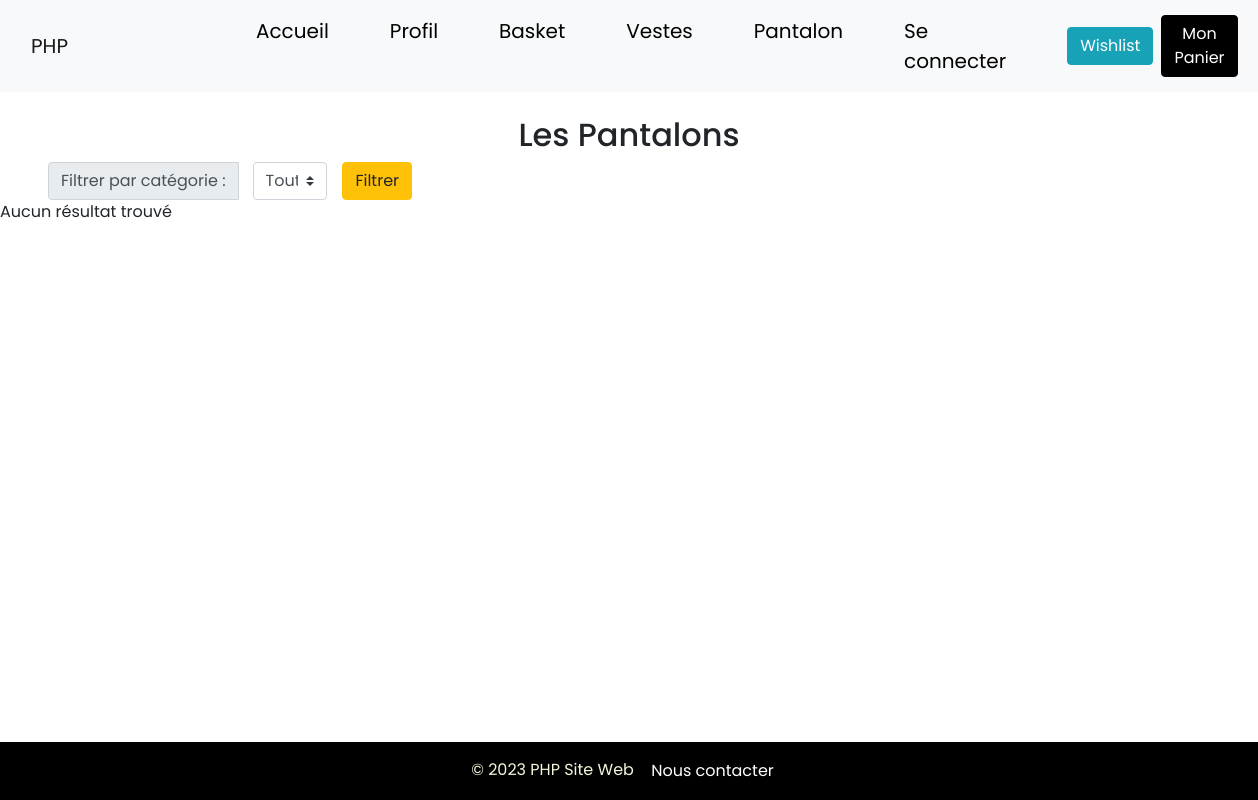
The app's page /pages/pantalon.php?category=Femme, older data.
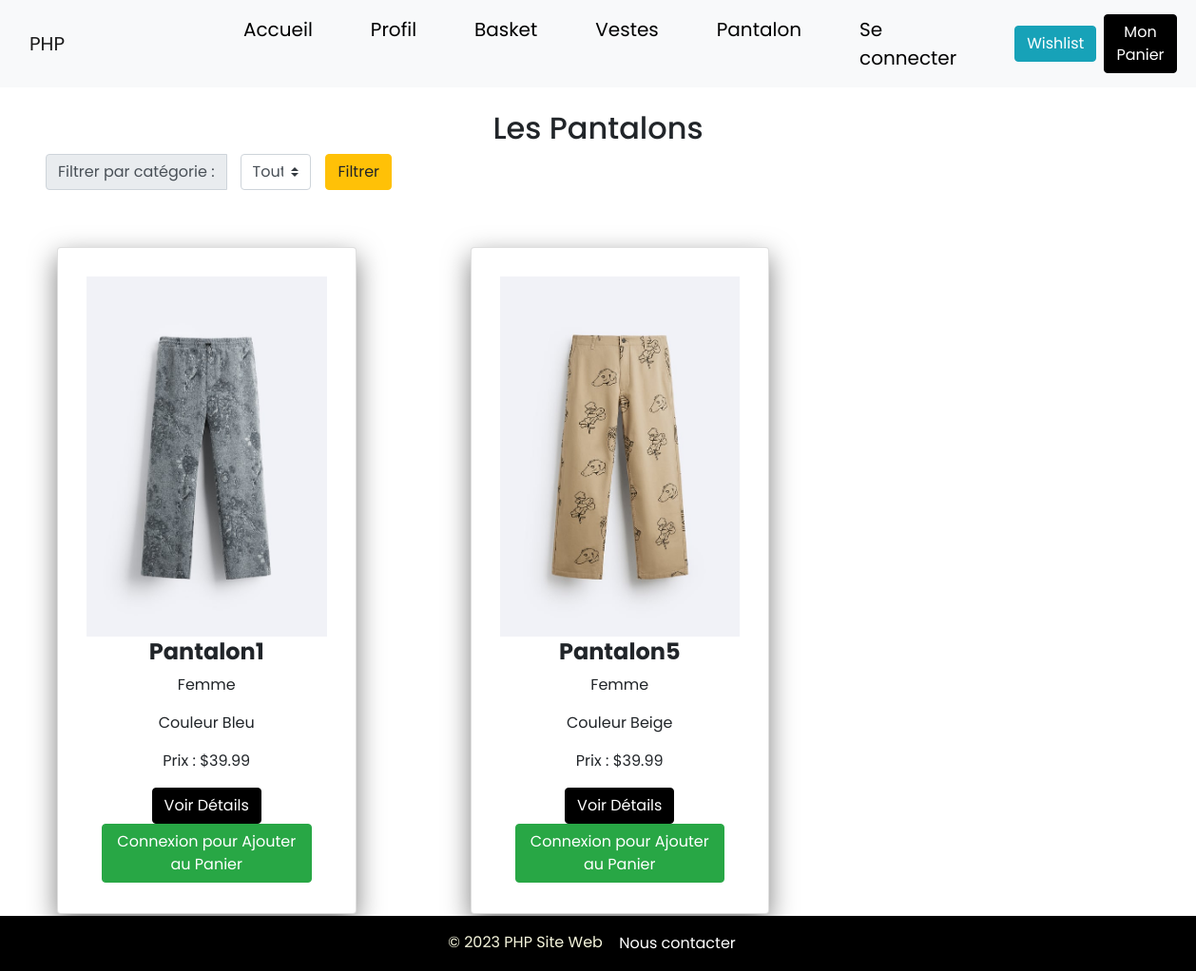
The same page, newer data.
### tables this page shows
CREATE TABLE IF NOT EXISTS pantalon (
    id_pantalon INT AUTO_INCREMENT PRIMARY KEY,
    nom VARCHAR(100) NOT NULL,
    description TEXT,
    prix DECIMAL(10, 2) NOT NULL,
    image_url VARCHAR(255) NOT NULL,
    note_moyenne DECIMAL(2,1) DEFAULT NULL,
    category VARCHAR(255) NOT NULL
) AUTO_INCREMENT=100;

### pages/pantalon.php (the view, shortened to what the changed rows need)
<?php
$servername = "localhost";
$username = "root";
$password = "";
$database = "dbphp";
$conn = new mysqli($servername, $username, $password, $database);
$filter_category = isset($_GET['category']) ? $_GET['category'] : '';
$sql = "SELECT id_pantalon, nom, description, prix, image_url, category FROM pantalon";
if (!empty($filter_category)) {
    $sql .= " WHERE category = '$filter_category'";
}
$result = $conn->query($sql);
?>
<!DOCTYPE html>
<html lang="en">
<head>
    <link rel="stylesheet" href="https://maxcdn.bootstrapcdn.com/bootstrap/4.5.2/css/bootstrap.min.css">
    <link rel="stylesheet" href="../css/product.css">
    <link rel="stylesheet" href="../css/loading.css">
</head>
<body>
<nav class="navbar navbar-expand-lg navbar-light bg-light">
    </nav>
    <h2 class="text-center mt-4">Les Pantalons</h2>
    <form method="GET" action="<?php echo $_SERVER['PHP_SELF']; ?>">
        </form>
    <?php
    if ($result->num_rows > 0) {
        while ($row = $result->fetch_assoc()) {
            echo '<div class="card">';
            echo '<img src="' . $row['image_url'] . '" alt="' . $row['nom'] . '" style="width:100%">';
            echo '<div class="container">';
            echo '<h4><b>' . $row['nom'] . '</b></h4>';
            echo '<p class="category">' . $row['category'] . '</p>';
            echo '<p>' . $row['description'] . '</p>';
            echo '<p>Prix : $' . number_format($row['prix'], 2) . '</p>';
            echo '<a href="product_pantalon.php?id=' . $row['id_pantalon'] . '" class="btn btn-primary">Voir Détails</a>';
            if (isset($user_id)) {
                $sql_user = "SELECT statut FROM utilisateurs WHERE id_utilisateur = ?";
                $stmt_user = $conn->prepare($sql_user);
                $stmt_user->bind_param("i", $user_id);
                $stmt_user->execute();
                $result_user = $stmt_user->get_result();
                $user = $result_user->fetch_assoc();
                if ($user['statut'] == 'actif') {
                    echo '<a href="ajouter_panier_pantalon.php?id=' . $row['id_pantalon'] . '&user_id=' . $user_id . '" class="mx-4 btn btn-success">Ajouter au Panier</a>';
                    echo '<a href="ajouter_wish_pantalon.php?id=' . $row['id_pantalon'] . '&user_id=' . $user_id . '" class="btn btn-info">Ajouter a la wishlist</a>';
                } else {
                    echo '<a href="#" class="btn btn-success">Votre compte n\'est pas vérifié pour ajouter au panier</a>';
                }
            } else {
                echo '<a href="./login.php" class="btn btn-success">Connexion pour Ajouter au Panier</a>';
            }
            echo '</div>';
            echo '</div>';
        }
    } else {
        echo "Aucun résultat trouvé";
    }
    ?>
    <footer>
    </footer>
</body>
</html>

Row changes from the older to the newer data that the page shows:
added pantalon: image_url (picture), nom "Pantalon1", category "Femme", description "Couleur Bleu", prix "39.99"
added pantalon: image_url (picture), nom "Pantalon5", category "Femme", description "Couleur Beige", prix "39.99"
Text that changed along with them:
text no longer shown: "Aucun résultat trouvé"
